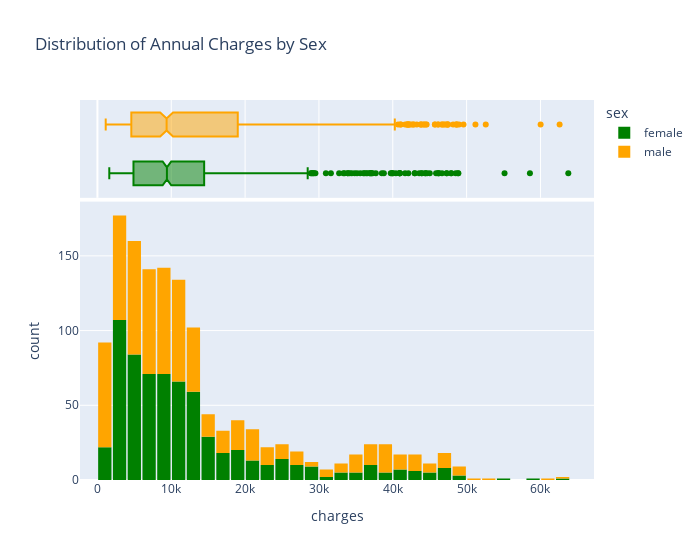

The notebook cell saved with this chart:
### Markdown cell above
<b>We can make the following observations from the above graph:</b>

For most customers, the annual medical charges are under $10,000. Only a small fraction of customer have higher medical expenses, possibly due to accidents, major illnesses and genetic diseases. The distribution follows a "power law"

There is a significant difference in medical expenses between smokers and non-smokers. While the median for non-smokers is $7300, the median for smokers is close to $35,000

### Code cell
fig = px.histogram(medical_df, 
                   x = 'charges',
                   marginal = 'box',
                   color = 'sex',
                   color_discrete_sequence  = ['green','orange'],
                   title = 'Distribution of Annual Charges by Sex')
fig.update_layout(bargap = 0.1, width = 700)
fig.show()

### Figure 1 — Plotly figure (JSON) as saved in the notebook; plotly's stock layout.template omitted (floating-point values rounded to 4 significant figures; data arrays with more than 128 entries replaced by an {"elided": "..."} marker saying what was removed)
{"data": [{"alignmentgroup": "True", "bingroup": "x", "hovertemplate": "sex=female<br>charges=%{x}<br>count=%{y}<extra></extra>", "legendgroup": "female", "marker": {"color": "green", "pattern": {"shape": ""}}, "name": "female", "offsetgroup": "female", "orientation": "v", "showlegend": true, "type": "histogram", "x": {"elided": "662 float values"}, "xaxis": "x", "yaxis": "y"}, {"alignmentgroup": "True", "hovertemplate": "sex=female<br>charges=%{x}<extra></extra>", "legendgroup": "female", "marker": {"color": "green"}, "name": "female", "notched": true, "offsetgroup": "female", "showlegend": false, "type": "box", "x": {"elided": "662 float values"}, "xaxis": "x2", "yaxis": "y2"}, {"alignmentgroup": "True", "bingroup": "x", "hovertemplate": "sex=male<br>charges=%{x}<br>count=%{y}<extra></extra>", "legendgroup": "male", "marker": {"color": "orange", "pattern": {"shape": ""}}, "name": "male", "offsetgroup": "male", "orientation": "v", "showlegend": true, "type": "histogram", "x": {"elided": "676 float values"}, "xaxis": "x", "yaxis": "y"}, {"alignmentgroup": "True", "hovertemplate": "sex=male<br>charges=%{x}<extra></extra>", "legendgroup": "male", "marker": {"color": "orange"}, "name": "male", "notched": true, "offsetgroup": "male", "showlegend": false, "type": "box", "x": {"elided": "676 float values"}, "xaxis": "x2", "yaxis": "y2"}], "layout": {"bargap": 0.1, "barmode": "relative", "legend": {"title": {"text": "sex"}, "tracegroupgap": 0}, "title": {"text": "Distribution of Annual Charges by Sex"}, "width": 700, "xaxis": {"anchor": "y", "domain": [0, 1], "title": {"text": "charges"}}, "xaxis2": {"anchor": "y2", "domain": [0, 1], "matches": "x", "showgrid": true, "showticklabels": false}, "yaxis": {"anchor": "x", "domain": [0, 0.7326], "title": {"text": "count"}}, "yaxis2": {"anchor": "x2", "domain": [0.7426, 1], "matches": "y2", "showgrid": false, "showline": false, "showticklabels": false, "ticks": ""}}}
